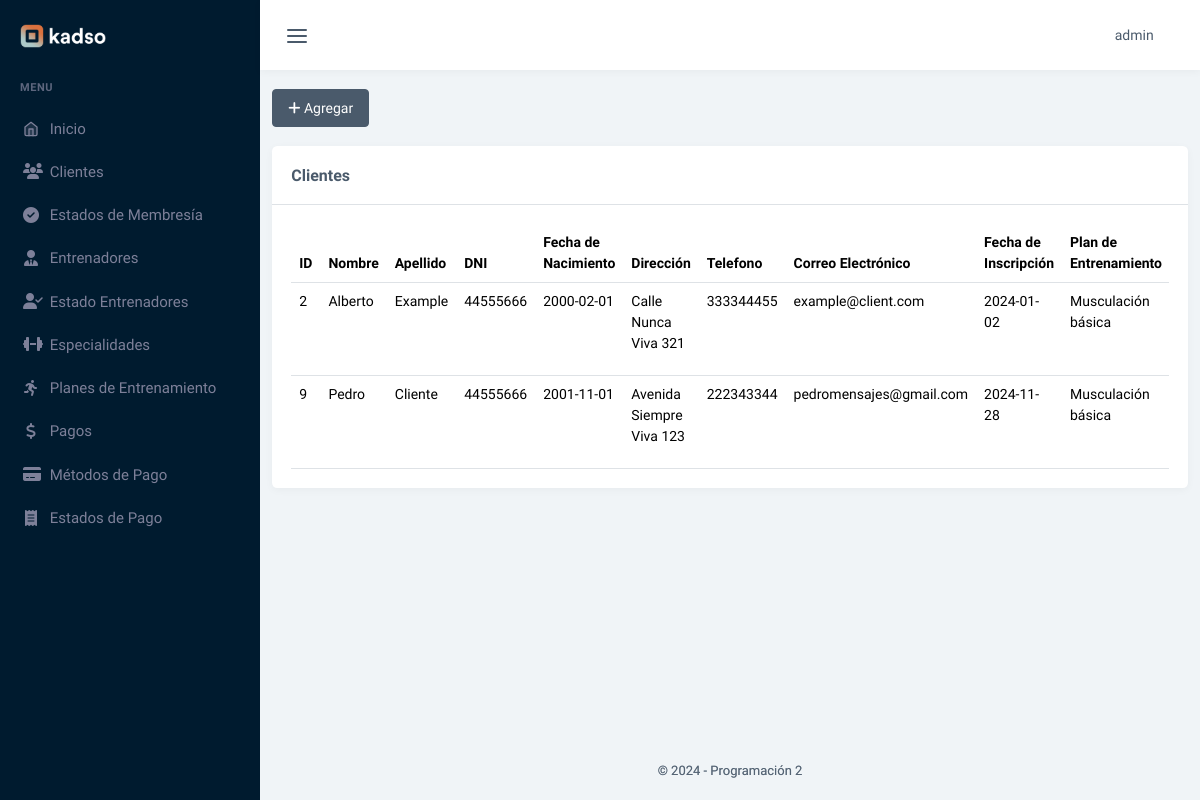
Screenshot of /clientes (signed in) with the database file from the repository.
### tables this page shows
CREATE TABLE `clientes` (
  `id_cliente` int(11) NOT NULL,
  `nombre_cliente` varchar(50) NOT NULL,
  `apellido_cliente` varchar(50) NOT NULL,
  `dni_cliente` int(9) NOT NULL,
  `fechaNac_cliente` date NOT NULL,
  `direccion_cliente` varchar(50) NOT NULL,
  `telefono_cliente` int(11) NOT NULL,
  `email_cliente` varchar(50) NOT NULL,
  `fechaIns_cliente` date NOT NULL,
  `id_plan` int(11) DEFAULT NULL,
  `id_estado_memb` int(11) DEFAULT NULL
);

CREATE TABLE `plan` (
  `id_plan` int(11) NOT NULL,
  `descrip_plan` text NOT NULL,
  `cod_plan` int(11) NOT NULL,
  `duracion_plan` tinyint(4) NOT NULL,
  `sesiones_semanales_plan` int(11) NOT NULL,
  `nombre_plan` varchar(50) NOT NULL,
  `id_entrenador` int(11) DEFAULT NULL
);

### controladores/plantilla.controlador.php (called while the page is built, shortened)
<?php
class PlantillaControlador{
    public function verPlantilla(){
        include 'vistas/plantilla.php';
    }
}

### index.php (called while the page is built, shortened)
<?php
require 'controladores/plantilla.controlador.php';
require 'controladores/usuarios.controlador.php';
require 'modelos/usuarios.modelo.php';
require 'controladores/clientes.controlador.php';
require 'modelos/clientes.modelo.php';
$plantilla = new PlantillaControlador();
$plantilla -> verPlantilla();

### controladores/clientes.controlador.php (called while the page is built, shortened)
<?php
class ControladorClientes
{
    static public function ctrMostrarClientes($item, $valor)
    {
        $tabla = "clientes";
        $respuesta = ModeloClientes::mdlMostrarClientes($tabla, $item, $valor);
        return $respuesta;
    }
}

### modelos/conexion.php (called while the page is built, shortened)
<?php
class Conexion
{
    static public function conectar()
    {
        try {
            $link = new PDO(
                "mysql:host=" . self::HOST . ";dbname=" . self::DBNAME,
                self::USER,
                self::PASSWORD
            );
            $link->exec("set names utf8");
            return $link;
        } catch (PDOException $e) {
            die("Error en la conexión a la base de datos: " . $e->getMessage());
        }
    }
}

### modelos/clientes.modelo.php (called while the page is built, shortened)
<?php
require_once 'conexion.php';
class ModeloClientes
{
    static public function mdlMostrarClientes($tabla, $item, $valor)
    {
        if ($item != null) {
            try {
                $stmt = Conexion::conectar()->prepare("SELECT * FROM $tabla WHERE $item = :$item");
                $stmt->bindParam(":" . $item, $valor, PDO::PARAM_INT);
                $stmt->execute();
                return $stmt->fetch(PDO::FETCH_ASSOC);
            } catch (Exception $e) {
                return "Error: " . $e->getMessage();
            }
        } else {
            try {
                $stmt = Conexion::conectar()->prepare("SELECT c.id_cliente, c.nombre_cliente, c.apellido_cliente, c.dni_cliente, c.fechaNac_cliente,
                                                            c.telefono_cliente, c.email_cliente, c.fechaIns_cliente, c.direccion_cliente, p.nombre_plan,
                                                            e.estado_memb FROM clientes as c
                                                            INNER JOIN plan as p ON p.id_plan = c.id_plan
                                                            INNER JOIN estados_membresias as e ON e.id_estado_memb = c.id_estado_memb");
                $stmt->execute();
                return $stmt->fetchAll(PDO::FETCH_ASSOC);
            } catch (Exception $e) {
                return "Error: " . $e->getMessage();
            }
        }
    }
}

### vistas/modulos/clientes.php (the view, shortened to what this page needs)
<?php
$clientes = ControladorClientes::ctrMostrarClientes(null, null);
?>
<div class="col-xl-12 mt-3">
    <a class="btn btn-dark" href="agregar_cliente"><i class="fas fa-plus"></i> Agregar</a>
    <?php
    if (count($clientes) > 0) {
    ?>
        <div class="card mt-3">
            <div class="card-header">
                <h1 class="card-title mb-0">Clientes</h1>
            </div>
            <div class="card-body">
                <div class="table-responsive">
                    <table class="table table-hover mb-0">
                        <thead>
                            <tr>
                                <th scope="col">ID</th>
                                <th scope="col">Nombre</th>
                                <th scope="col">Apellido</th>
                                <th scope="col">DNI</th>
                                <th scope="col">Fecha de Nacimiento</th>
                                <th scope="col">Dirección</th>
                                <th scope="col">Telefono</th>
                                <th scope="col">Correo Electrónico</th>
                                <th scope="col">Fecha de Inscripción</th>
                                <th scope="col">Plan de Entrenamiento</th>
                            </tr>
                        </thead>
                        <tbody>
                            <?php foreach ($clientes as $key => $value) { ?>
                                <tr>
                                    <td><?php echo $value["id_cliente"]; ?></td>
                                    <td><?php echo $value["nombre_cliente"]; ?></td>
                                    <td><?php echo $value["apellido_cliente"]; ?></td>
                                    <td><?php echo $value["dni_cliente"]; ?></td>
                                    <td><?php echo $value["fechaNac_cliente"]; ?></td>
                                    <td><?php echo $value["direccion_cliente"]; ?></td>
                                    <td><?php echo $value["telefono_cliente"]; ?></td>
                                    <td><?php echo $value["email_cliente"]; ?></td>
                                    <td><?php echo $value["fechaIns_cliente"]; ?></td>
                                    <td><?php echo $value["nombre_plan"]; ?></td>
                                </tr>
                            <?php } ?>
                        </tbody>
                    </table>
                </div>
            </div>
        </div>
    <?php
    } else {
    ?>
        <h3>No hay clientes disponibles</h3>
    <?php
    }
    ?>
</div>

### rows the page displays
clientes: id_cliente "2", nombre_cliente "Alberto", apellido_cliente "Example", dni_cliente "44555666", fechaNac_cliente "2000-02-01", direccion_cliente "Calle Nunca Viva 321", telefono_cliente "333344455", email_cliente "example@client.com", fechaIns_cliente "2024-01-02", id_plan.nombre_plan "Musculación básica"
clientes: id_cliente "9", nombre_cliente "Pedro", apellido_cliente "Cliente", dni_cliente "44555666", fechaNac_cliente "2001-11-01", direccion_cliente "Avenida Siempre Viva 123", telefono_cliente "222343344", email_cliente "pedromensajes@gmail.com", fechaIns_cliente "2024-11-28", id_plan.nombre_plan "Musculación básica"

### other values shown
$_SESSION["nombre"] "admin"
